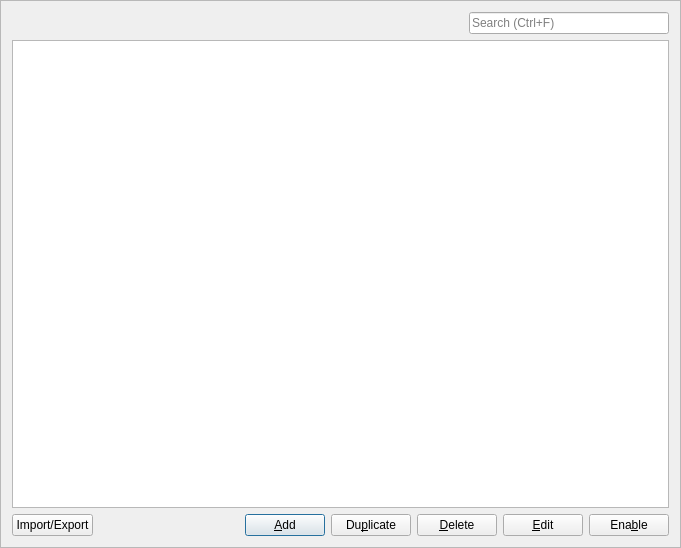
<?xml version="1.0" encoding="UTF-8"?>
<ui version="4.0">
 <class>ComboTableFrame</class>
 <widget class="QFrame" name="ComboTableFrame">
  <property name="geometry">
   <rect>
    <x>0</x>
    <y>0</y>
    <width>681</width>
    <height>548</height>
   </rect>
  </property>
  <property name="windowTitle">
   <string notr="true">#Frame</string>
  </property>
  <property name="styleSheet">
   <string notr="true"/>
  </property>
  <property name="frameShape">
   <enum>QFrame::StyledPanel</enum>
  </property>
  <property name="frameShadow">
   <enum>QFrame::Raised</enum>
  </property>
  <layout class="QVBoxLayout" name="verticalLayout">
   <item>
    <layout class="QHBoxLayout" name="horizontalLayout_2">
     <item>
      <spacer name="horizontalSpacer">
       <property name="orientation">
        <enum>Qt::Horizontal</enum>
       </property>
       <property name="sizeHint" stdset="0">
        <size>
         <width>40</width>
         <height>20</height>
        </size>
       </property>
      </spacer>
     </item>
     <item>
      <widget class="QLineEdit" name="editSearch">
       <property name="minimumSize">
        <size>
         <width>200</width>
         <height>0</height>
        </size>
       </property>
       <property name="maximumSize">
        <size>
         <width>200</width>
         <height>16777215</height>
        </size>
       </property>
       <property name="styleSheet">
        <string notr="true"/>
       </property>
       <property name="placeholderText">
        <string>Search (Ctrl+F)</string>
       </property>
       <property name="clearButtonEnabled">
        <bool>true</bool>
       </property>
      </widget>
     </item>
    </layout>
   </item>
   <item>
    <widget class="QTableView" name="tableComboList">
     <property name="focusPolicy">
      <enum>Qt::StrongFocus</enum>
     </property>
     <property name="editTriggers">
      <set>QAbstractItemView::NoEditTriggers</set>
     </property>
     <property name="tabKeyNavigation">
      <bool>false</bool>
     </property>
     <property name="showDropIndicator" stdset="0">
      <bool>false</bool>
     </property>
     <property name="alternatingRowColors">
      <bool>false</bool>
     </property>
     <property name="selectionBehavior">
      <enum>QAbstractItemView::SelectRows</enum>
     </property>
     <property name="showGrid">
      <bool>false</bool>
     </property>
     <property name="gridStyle">
      <enum>Qt::NoPen</enum>
     </property>
     <property name="sortingEnabled">
      <bool>true</bool>
     </property>
     <property name="wordWrap">
      <bool>false</bool>
     </property>
     <property name="cornerButtonEnabled">
      <bool>false</bool>
     </property>
     <attribute name="horizontalHeaderDefaultSectionSize">
      <number>70</number>
     </attribute>
     <attribute name="horizontalHeaderHighlightSections">
      <bool>false</bool>
     </attribute>
     <attribute name="horizontalHeaderMinimumSectionSize">
      <number>70</number>
     </attribute>
     <attribute name="horizontalHeaderShowSortIndicator" stdset="0">
      <bool>true</bool>
     </attribute>
     <attribute name="horizontalHeaderStretchLastSection">
      <bool>true</bool>
     </attribute>
     <attribute name="verticalHeaderVisible">
      <bool>false</bool>
     </attribute>
    </widget>
   </item>
   <item>
    <layout class="QHBoxLayout" name="horizontalLayout">
     <item>
      <widget class="QPushButton" name="buttonImportExport">
       <property name="text">
        <string>Import/Export</string>
       </property>
      </widget>
     </item>
     <item>
      <spacer name="horizontalSpacer_3">
       <property name="orientation">
        <enum>Qt::Horizontal</enum>
       </property>
       <property name="sizeHint" stdset="0">
        <size>
         <width>40</width>
         <height>20</height>
        </size>
       </property>
      </spacer>
     </item>
     <item>
      <widget class="QPushButton" name="buttonAddCombo">
       <property name="toolTip">
        <string>Add combo</string>
       </property>
       <property name="text">
        <string>&amp;Add</string>
       </property>
       <property name="default">
        <bool>true</bool>
       </property>
      </widget>
     </item>
     <item>
      <widget class="QPushButton" name="buttonDuplicateCombo">
       <property name="toolTip">
        <string>Duplicate combo</string>
       </property>
       <property name="text">
        <string>Du&amp;plicate</string>
       </property>
      </widget>
     </item>
     <item>
      <widget class="QPushButton" name="buttonDeleteCombo">
       <property name="toolTip">
        <string>Delete combo</string>
       </property>
       <property name="text">
        <string>&amp;Delete</string>
       </property>
      </widget>
     </item>
     <item>
      <widget class="QPushButton" name="buttonEditCombo">
       <property name="toolTip">
        <string>Edit combo</string>
       </property>
       <property name="text">
        <string>&amp;Edit</string>
       </property>
      </widget>
     </item>
     <item>
      <widget class="QPushButton" name="buttonEnableDisableCombo">
       <property name="toolTip">
        <string>Enable combo</string>
       </property>
       <property name="text">
        <string>Ena&amp;ble</string>
       </property>
      </widget>
     </item>
    </layout>
   </item>
  </layout>
  <action name="actionAddCombo">
   <property name="text">
    <string>&amp;Add</string>
   </property>
   <property name="iconText">
    <string>Add Combo</string>
   </property>
   <property name="toolTip">
    <string>Add Combo</string>
   </property>
   <property name="shortcut">
    <string>Ctrl+N</string>
   </property>
  </action>
  <action name="actionDeleteCombo">
   <property name="text">
    <string>&amp;Delete</string>
   </property>
   <property name="iconText">
    <string>Delete Combo</string>
   </property>
   <property name="toolTip">
    <string>Delete Combo</string>
   </property>
   <property name="shortcut">
    <string>Del</string>
   </property>
  </action>
  <action name="actionEditCombo">
   <property name="text">
    <string>&amp;Edit</string>
   </property>
   <property name="iconText">
    <string>Edit Combo</string>
   </property>
   <property name="toolTip">
    <string>Edit Combo</string>
   </property>
   <property name="shortcut">
    <string>Return</string>
   </property>
  </action>
  <action name="actionDuplicateCombo">
   <property name="text">
    <string>&amp;Duplicate</string>
   </property>
   <property name="iconText">
    <string>Duplicate Combo</string>
   </property>
   <property name="toolTip">
    <string>Duplicate Combo</string>
   </property>
   <property name="shortcut">
    <string>Ctrl+Shift+N</string>
   </property>
  </action>
  <action name="actionSelectAll">
   <property name="text">
    <string>Select &amp;All</string>
   </property>
   <property name="shortcut">
    <string>Ctrl+A</string>
   </property>
  </action>
  <action name="actionDeselectAll">
   <property name="text">
    <string>&amp;Deselect All</string>
   </property>
   <property name="shortcut">
    <string>Ctrl+D</string>
   </property>
  </action>
  <action name="actionEnableDisableCombo">
   <property name="text">
    <string>&amp;Enable</string>
   </property>
   <property name="toolTip">
    <string>Enable Combo</string>
   </property>
   <property name="shortcut">
    <string>Ctrl+E</string>
   </property>
  </action>
  <action name="actionExportCombo">
   <property name="text">
    <string>&amp;Export Selected Combos</string>
   </property>
   <property name="toolTip">
    <string>Export Selected Combos</string>
   </property>
   <property name="shortcut">
    <string>Ctrl+Shift+E</string>
   </property>
  </action>
  <action name="actionImportCombos">
   <property name="text">
    <string>I&amp;mport Combos</string>
   </property>
   <property name="toolTip">
    <string>Import Combos</string>
   </property>
   <property name="shortcut">
    <string>Ctrl+I</string>
   </property>
  </action>
  <action name="actionExportAllCombos">
   <property name="text">
    <string>Export A&amp;ll Combos</string>
   </property>
   <property name="toolTip">
    <string>Export All Combos</string>
   </property>
   <property name="shortcut">
    <string>Ctrl+Shift+A</string>
   </property>
  </action>
 </widget>
 <tabstops>
  <tabstop>editSearch</tabstop>
  <tabstop>tableComboList</tabstop>
  <tabstop>buttonAddCombo</tabstop>
  <tabstop>buttonDuplicateCombo</tabstop>
  <tabstop>buttonDeleteCombo</tabstop>
  <tabstop>buttonEditCombo</tabstop>
  <tabstop>buttonEnableDisableCombo</tabstop>
  <tabstop>buttonImportExport</tabstop>
 </tabstops>
 <resources/>
 <connections>
  <connection>
   <sender>actionAddCombo</sender>
   <signal>triggered()</signal>
   <receiver>ComboTableFrame</receiver>
   <slot>onActionAddCombo()</slot>
   <hints>
    <hint type="sourcelabel">
     <x>-1</x>
     <y>-1</y>
    </hint>
    <hint type="destinationlabel">
     <x>247</x>
     <y>241</y>
    </hint>
   </hints>
  </connection>
  <connection>
   <sender>actionDeleteCombo</sender>
   <signal>triggered()</signal>
   <receiver>ComboTableFrame</receiver>
   <slot>onActionDeleteCombo()</slot>
   <hints>
    <hint type="sourcelabel">
     <x>-1</x>
     <y>-1</y>
    </hint>
    <hint type="destinationlabel">
     <x>247</x>
     <y>241</y>
    </hint>
   </hints>
  </connection>
  <connection>
   <sender>actionEditCombo</sender>
   <signal>triggered()</signal>
   <receiver>ComboTableFrame</receiver>
   <slot>onActionEditCombo()</slot>
   <hints>
    <hint type="sourcelabel">
     <x>-1</x>
     <y>-1</y>
    </hint>
    <hint type="destinationlabel">
     <x>247</x>
     <y>241</y>
    </hint>
   </hints>
  </connection>
  <connection>
   <sender>buttonAddCombo</sender>
   <signal>clicked()</signal>
   <receiver>actionAddCombo</receiver>
   <slot>trigger()</slot>
   <hints>
    <hint type="sourcelabel">
     <x>285</x>
     <y>460</y>
    </hint>
    <hint type="destinationlabel">
     <x>-1</x>
     <y>-1</y>
    </hint>
   </hints>
  </connection>
  <connection>
   <sender>buttonDeleteCombo</sender>
   <signal>clicked()</signal>
   <receiver>actionDeleteCombo</receiver>
   <slot>trigger()</slot>
   <hints>
    <hint type="sourcelabel">
     <x>366</x>
     <y>460</y>
    </hint>
    <hint type="destinationlabel">
     <x>-1</x>
     <y>-1</y>
    </hint>
   </hints>
  </connection>
  <connection>
   <sender>buttonEditCombo</sender>
   <signal>clicked()</signal>
   <receiver>actionEditCombo</receiver>
   <slot>trigger()</slot>
   <hints>
    <hint type="sourcelabel">
     <x>447</x>
     <y>460</y>
    </hint>
    <hint type="destinationlabel">
     <x>-1</x>
     <y>-1</y>
    </hint>
   </hints>
  </connection>
  <connection>
   <sender>editSearch</sender>
   <signal>textChanged(QString)</signal>
   <receiver>ComboTableFrame</receiver>
   <slot>onSearchFilterChanged(QString)</slot>
   <hints>
    <hint type="sourcelabel">
     <x>382</x>
     <y>21</y>
    </hint>
    <hint type="destinationlabel">
     <x>246</x>
     <y>247</y>
    </hint>
   </hints>
  </connection>
  <connection>
   <sender>actionDuplicateCombo</sender>
   <signal>triggered()</signal>
   <receiver>ComboTableFrame</receiver>
   <slot>onActionDuplicateCombo()</slot>
   <hints>
    <hint type="sourcelabel">
     <x>-1</x>
     <y>-1</y>
    </hint>
    <hint type="destinationlabel">
     <x>246</x>
     <y>247</y>
    </hint>
   </hints>
  </connection>
  <connection>
   <sender>buttonDuplicateCombo</sender>
   <signal>clicked()</signal>
   <receiver>actionDuplicateCombo</receiver>
   <slot>trigger()</slot>
   <hints>
    <hint type="sourcelabel">
     <x>283</x>
     <y>472</y>
    </hint>
    <hint type="destinationlabel">
     <x>-1</x>
     <y>-1</y>
    </hint>
   </hints>
  </connection>
  <connection>
   <sender>actionSelectAll</sender>
   <signal>triggered()</signal>
   <receiver>ComboTableFrame</receiver>
   <slot>onActionSelectAll()</slot>
   <hints>
    <hint type="sourcelabel">
     <x>-1</x>
     <y>-1</y>
    </hint>
    <hint type="destinationlabel">
     <x>246</x>
     <y>247</y>
    </hint>
   </hints>
  </connection>
  <connection>
   <sender>actionDeselectAll</sender>
   <signal>triggered()</signal>
   <receiver>ComboTableFrame</receiver>
   <slot>onActionDeselectAll()</slot>
   <hints>
    <hint type="sourcelabel">
     <x>-1</x>
     <y>-1</y>
    </hint>
    <hint type="destinationlabel">
     <x>246</x>
     <y>247</y>
    </hint>
   </hints>
  </connection>
  <connection>
   <sender>actionEnableDisableCombo</sender>
   <signal>triggered()</signal>
   <receiver>ComboTableFrame</receiver>
   <slot>onActionEnableDisableCombo()</slot>
   <hints>
    <hint type="sourcelabel">
     <x>-1</x>
     <y>-1</y>
    </hint>
    <hint type="destinationlabel">
     <x>246</x>
     <y>247</y>
    </hint>
   </hints>
  </connection>
  <connection>
   <sender>buttonEnableDisableCombo</sender>
   <signal>clicked()</signal>
   <receiver>actionEnableDisableCombo</receiver>
   <slot>trigger()</slot>
   <hints>
    <hint type="sourcelabel">
     <x>445</x>
     <y>472</y>
    </hint>
    <hint type="destinationlabel">
     <x>-1</x>
     <y>-1</y>
    </hint>
   </hints>
  </connection>
  <connection>
   <sender>actionExportCombo</sender>
   <signal>triggered()</signal>
   <receiver>ComboTableFrame</receiver>
   <slot>onActionExportCombo()</slot>
   <hints>
    <hint type="sourcelabel">
     <x>-1</x>
     <y>-1</y>
    </hint>
    <hint type="destinationlabel">
     <x>317</x>
     <y>247</y>
    </hint>
   </hints>
  </connection>
  <connection>
   <sender>actionImportCombos</sender>
   <signal>triggered()</signal>
   <receiver>ComboTableFrame</receiver>
   <slot>onActionImportCombos()</slot>
   <hints>
    <hint type="sourcelabel">
     <x>-1</x>
     <y>-1</y>
    </hint>
    <hint type="destinationlabel">
     <x>350</x>
     <y>247</y>
    </hint>
   </hints>
  </connection>
  <connection>
   <sender>actionExportAllCombos</sender>
   <signal>triggered()</signal>
   <receiver>ComboTableFrame</receiver>
   <slot>onActionExportAllCombos()</slot>
   <hints>
    <hint type="sourcelabel">
     <x>-1</x>
     <y>-1</y>
    </hint>
    <hint type="destinationlabel">
     <x>340</x>
     <y>273</y>
    </hint>
   </hints>
  </connection>
 </connections>
 <slots>
  <slot>onActionAddCombo()</slot>
  <slot>onActionDeleteCombo()</slot>
  <slot>onActionEditCombo()</slot>
  <slot>onSearchFilterChanged(QString)</slot>
  <slot>onActionDuplicateCombo()</slot>
  <slot>onActionSelectAll()</slot>
  <slot>onActionDeselectAll()</slot>
  <slot>onActionEnableDisableCombo()</slot>
  <slot>onActionExportCombo()</slot>
  <slot>onActionImportCombos()</slot>
  <slot>onActionExportAllCombos()</slot>
 </slots>
</ui>
